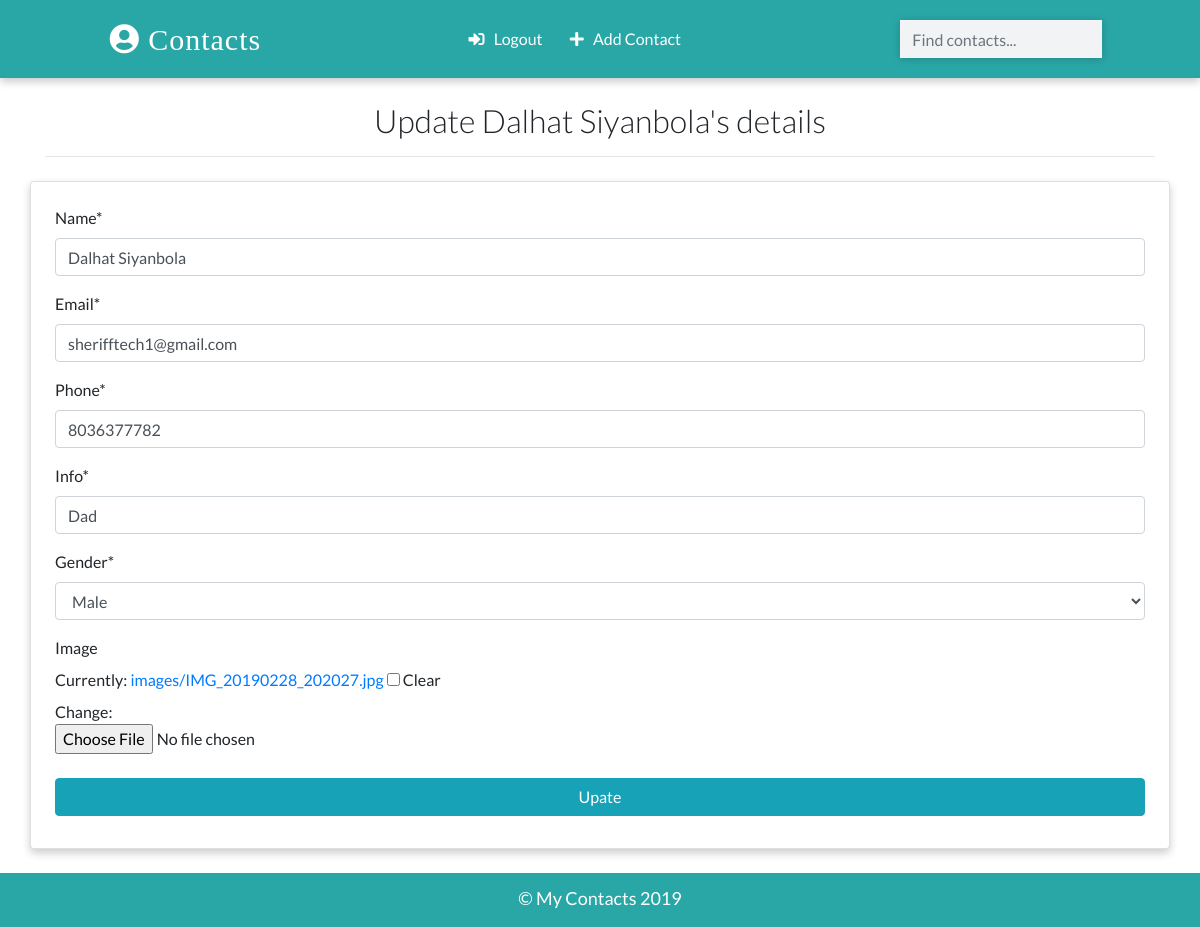
/contacts/update/3 (signed in), run on an earlier commit of the app's database.
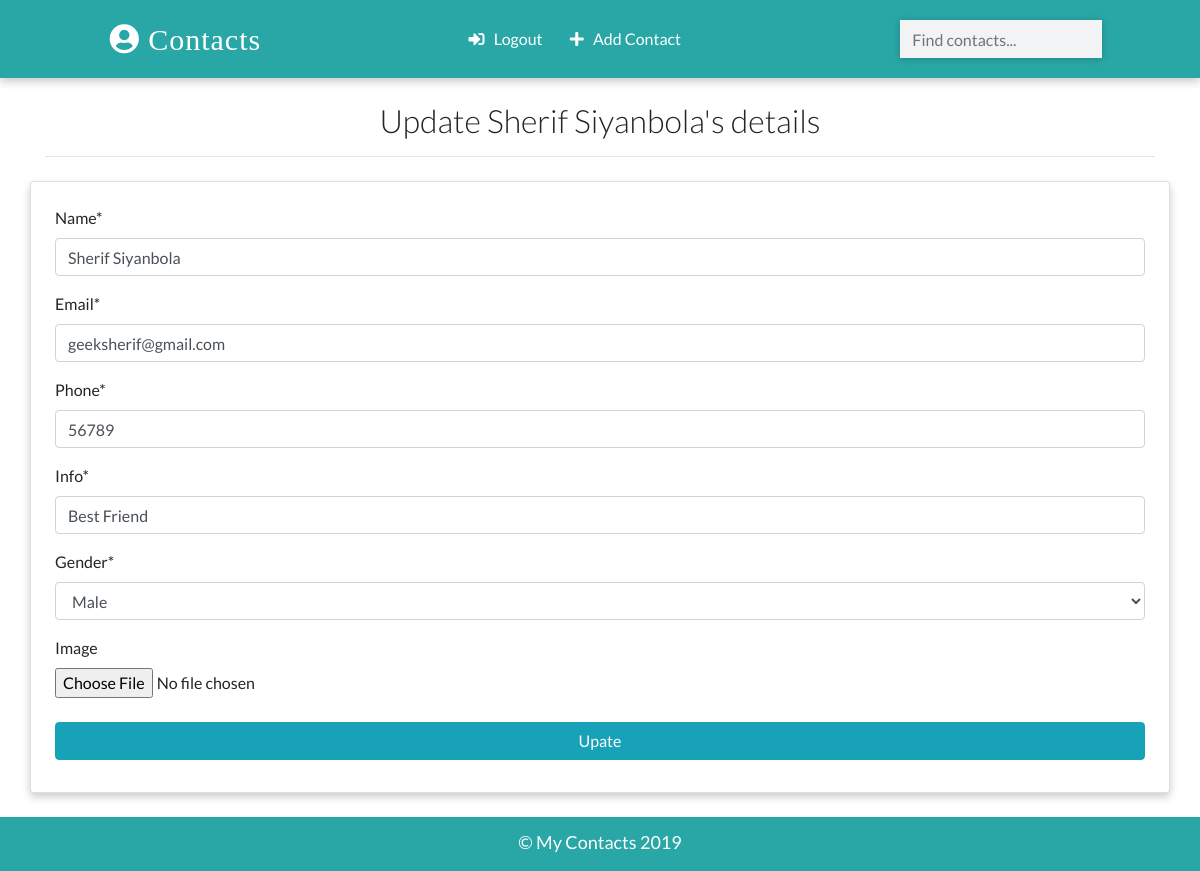
And on a later commit of the database.
### app/models.py (models this page shows)
class Contact(models.Model):
    manager = models.ForeignKey(User, on_delete=models.CASCADE, default=None)
    name = models.CharField(max_length=100)
    email = models.EmailField(max_length=100)
    phone = models.IntegerField()
    info = models.CharField(max_length=100)
    gender = models.CharField(max_length=100, choices=(
        ('male', 'Male'),
        ('female', 'Female')
    ))
    image = models.ImageField(upload_to='images/', blank=True)
    date_added = models.DateTimeField(default=datetime.now)
    def __str__(self):
        return self.name
    class Meta:
        ordering = ['-id']

### app/views.py (the view, shortened to what this page needs)
# urls.py: path('contacts/update/<int:pk>', views.ContactUpdateView.as_view(), name="update"),
class ContactUpdateView(LoginRequiredMixin, UpdateView):
    model = Contact
    template_name = 'update.html'
    fields = ['name', 'email', 'phone', 'info', 'gender','image']

### templates/update.html (shortened to what this page needs)
{% extends 'base.html' %}
{% load crispy_forms_tags %}
{% load static %}
{% block content %}
    <div class = "container">
        <h2 class = "heading font-weight-light text-center">Update {{ contact }}'s details</h2>
        <hr>
    </div>
    <div class = "container w-26 card p-4 mt-4">
        <form action="" method="POST" enctype="multipart/form-data">
        {{form|crispy}}
        <input type = "submit" value = "Upate" class = "w-100 text-white text-center my-2 btn btn-info">
        </form>
    </div>
{% endblock content %}

What changed in the data, as far as the page shows it:
changed Contact "Male": name "Dalhat Siyanbola" → "Sherif Siyanbola"; email "sherifftech1@gmail.com" → "geeksherif@gmail.com"; phone "8036377782" → "56789"; info "Dad" → "Best Friend"
Also different on the page:
form field form: "☐" → (not shown)
text no longer shown: "Name * Email * Phone * Info * Gender * Image Currently: images/IMG_20190228_202027.jpg Clear Change:"
text now shown: "Name * Email * Phone * Info * Gender * Image"
